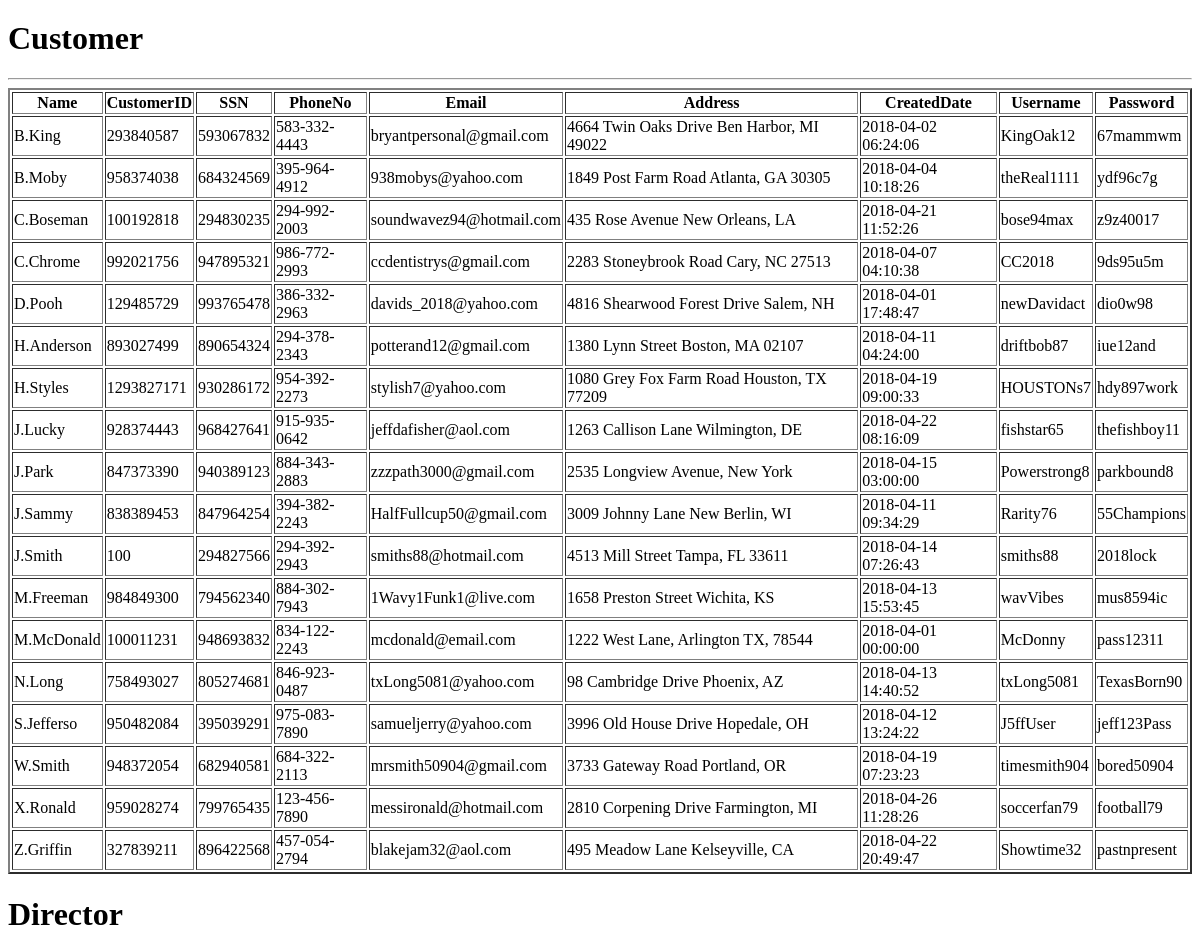
Before: / (middle part) with the older database file.
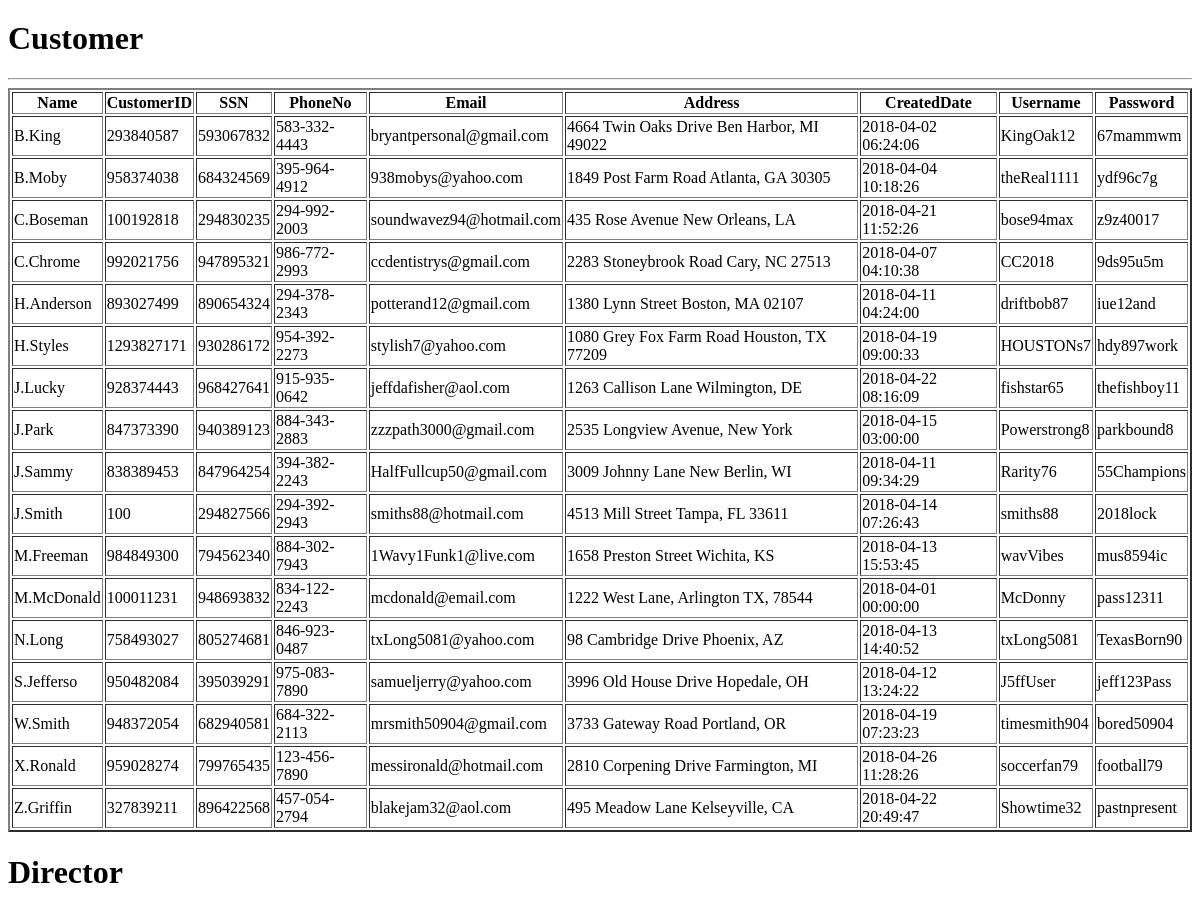
After: the same page with the newer database file.
### tables this page shows
CREATE TABLE `customer` (
  `Cust_Ssn` varchar(9) NOT NULL,
  `IDno` int(9) NOT NULL,
  `Email` varchar(100) NOT NULL,
  `Address` varchar(256) NOT NULL,
  `Created_date` datetime NOT NULL,
  `Username` varchar(12) NOT NULL,
  `Password` varchar(12) NOT NULL
);

CREATE TABLE `person` (
  `Name` varchar(10) NOT NULL,
  `Ssn` varchar(9) NOT NULL,
  `PhoneNo` varchar(12) DEFAULT NULL
);

### displayData.php (the view, shortened to what this page needs)
<?php
    function displayInfo() {
        $conn = getConnection();
		$sql = "SELECT name, item_ID, subject, description, quantity, Cost FROM item GROUP BY name;";
        $result = $conn->query($sql);
?>
		<html>
		<body>
		<?php
        if ($result->num_rows > 0) {
		?>
		</body>
		</html>
		<?php
        } else {
            echo "0 results" . "<br>";
        }
		$sql = "SELECT name, item_ID, subject, description, quantity, Cost FROM item I JOIN book B ON I.Item_ID = B.ID GROUP BY name;";
        $result = $conn->query($sql);
		?>
		<html>
		<body>
		<?php
        if ($result->num_rows > 0) {
		?>
		</body>
		</html>
		<?php
        } else {
            echo "0 results" . "<br>";
        }
		$sql = "SELECT name, item_ID, subject, description, quantity, Cost FROM item I JOIN periodical P ON I.Item_ID = P.ID GROUP BY name;";
        $result = $conn->query($sql);
		?>
		<html>
		<body>
		<?php
        if ($result->num_rows > 0) {
		?>
		</body>
		</html>
		<?php
        } else {
            echo "0 results" . "<br>";
        }
		$sql = "SELECT name, item_ID, subject, description, quantity, Cost FROM item I JOIN movie M ON I.Item_ID = M.ID GROUP BY name;";
        $result = $conn->query($sql);
		?>
		<html>
		<body>
		<?php
        if ($result->num_rows > 0) {
		?>
		</body>
		</html>
		<?php
        } else {
            echo "0 results" . "<br>";
        }
        $sql = "SELECT name, Ssn, PhoneNo FROM person GROUP BY name;";
        $result = $conn->query($sql);
		?>
		<html>
		<body>
		<?php
        if ($result->num_rows > 0) {
		?>
		</body>
		</html>
		<?php
        } else {
            echo "0 results" . "<br>";
        }
        $sql = "SELECT name, IDno, Ssn, PhoneNo, email, address, Created_date, username, password FROM person P JOIN customer C ON P.Ssn=C.Cust_Ssn GROUP BY name;";
        $result = $conn->query($sql);
		?>
		<html>
		<body>
		<h1>Customer</h1>
		<hr>
		<table border = '2'>
		<tr>
		<th>Name</th>
		<th>CustomerID</th>
		<th>SSN</th>
		<th>PhoneNo</th>
		<th>Email</th>
		<th>Address</th>
		<th>CreatedDate</th>
		<th>Username</th>
		<th>Password</th>
		</tr>
		<?php
        if ($result->num_rows > 0) {
			while($row = $result->fetch_assoc()) {
			echo "<tr>";
			echo "<td>" . $row['name'] ."</td>";
			echo "<td>" . $row['IDno'] ."</td>";
			echo "<td>" . $row['Ssn'] ."</td>";
			echo "<td>" . $row['PhoneNo'] ."</td>";
			echo "<td>" . $row['email'] ."</td>";
			echo "<td>" . $row['address'] ."</td>";
			echo "<td>" . $row['Created_date'] ."</td>";
			echo "<td>" . $row['username'] ."</td>";
			echo "<td>" . $row['password'] ."</td>";
			echo "</tr>";
            }
		?>
		</table>
		</body>
		</html>
		<?php
        } else {
            echo "0 results" . "<br>";
        }
        $sql = "SELECT name, Ssn, PhoneNo FROM person P JOIN director D ON P.Ssn=D.D_Ssn GROUP BY name";
        $result = $conn->query($sql);
		?>
		<html>
		<body>
		<h1>Director</h1>
		<?php
        if ($result->num_rows > 0) {
		?>
		</body>
		</html>
		<?php
        } else {
            echo "0 results" . "<br>";
        }
        $sql = "SELECT name, Ssn, PhoneNo FROM person P JOIN staff S ON P.Ssn=S.S_Ssn GROUP BY name";
        $result = $conn->query($sql);
		?>
		<html>
		<body>
		<?php
        if ($result->num_rows > 0) {
		?>
		</body>
		</html>
		<?php
        } else {
            echo "0 results" . "<br>";
        }
		$sql = "SELECT name, Ssn, PhoneNo FROM person P JOIN author A ON P.Ssn=A.A_Ssn GROUP BY name";
        $result = $conn->query($sql);
		?>
		<html>
		<body>
		<?php
        if ($result->num_rows > 0) {
		?>
		</body>
		</html>
		<?php
        } else {
            echo "0 results" . "<br>";
        }
        $sql = "SELECT name, Ssn, PhoneNo FROM person P JOIN journalist J ON P.Ssn=J.J_Ssn GROUP BY name";
        $result = $conn->query($sql);
		?>
		<html>
		<body>
		<?php
        if ($result->num_rows > 0) {
		?>
		</body>
		</html>
		<?php
        } else {
            echo "0 results" . "<br>";
        }
        $sql = "SELECT name, p_id, Ssn, PhoneNo FROM person P JOIN publisher Pub ON P.Ssn=Pub.P_Ssn GROUP BY name";
        $result = $conn->query($sql);
		?>
		<html>
		<body>
		<?php
        if ($result->num_rows > 0) {
		?>
		</body>
		</html>
		<?php
        } else {
            echo "0 results" . "<br>";
        }
    }
?>

Changed rows visible on the page:
removed customer: Cust_Ssn.Name "D.Pooh", IDno "129485729", Cust_Ssn.Ssn "993765478", Cust_Ssn.PhoneNo "386-332-2963", Email "davids_2018@yahoo.com", Address "4816 Shearwood Forest Drive Salem, NH", Created_date "2018-04-01 17:48:47", Username "newDavidact", Password "dio0w98"
